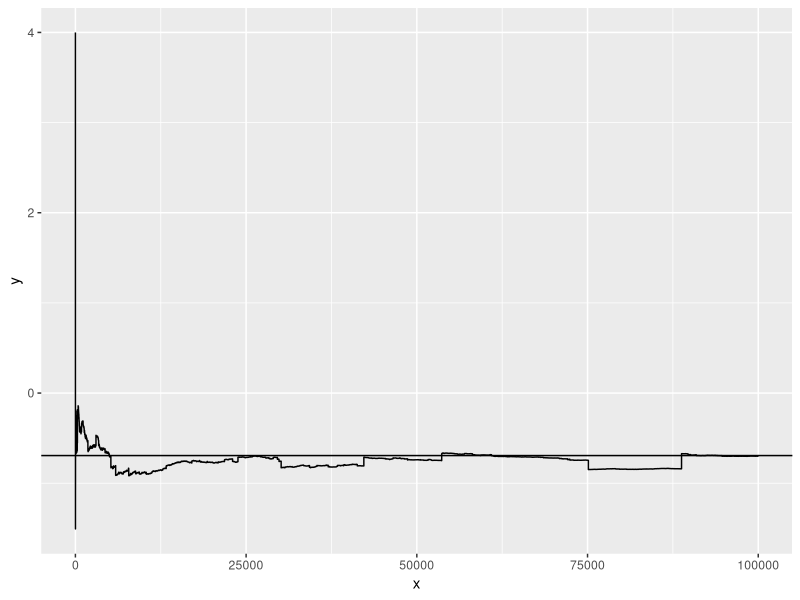

The R source for this figure:
## ---- chunk 1
togs <- TRUE
library(ggplot2)
library(dplyr)
library(reshape2)
library(tidyr)
# togs <- FALSE
## ---- chunk 2
set.seed(3)
x       <- rgeom(100000, prob = 0.5) + 1
y       <- 2^x * (-1)^x * x^{-1}
y_means <- cumsum(y) / seq_along(y)
df      <- data.frame(x = 1:length(y_means), y = y_means)
ggplot(data = df, aes(x = x, y = y)) +
  geom_line() +
  geom_hline(yintercept = -log(2))
